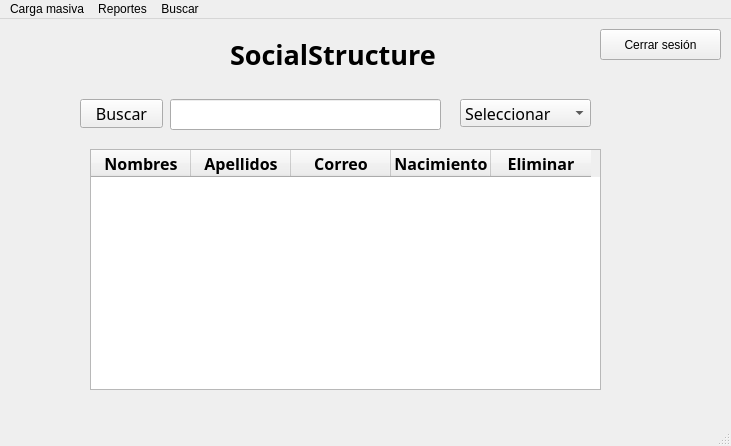
<?xml version="1.0" encoding="UTF-8"?>
<ui version="4.0">
 <class>AdminWindow</class>
 <widget class="QMainWindow" name="AdminWindow">
  <property name="geometry">
   <rect>
    <x>0</x>
    <y>0</y>
    <width>731</width>
    <height>446</height>
   </rect>
  </property>
  <property name="windowTitle">
   <string>MainWindow</string>
  </property>
  <widget class="QWidget" name="centralwidget">
   <widget class="QPushButton" name="pushButton">
    <property name="geometry">
     <rect>
      <x>600</x>
      <y>10</y>
      <width>121</width>
      <height>31</height>
     </rect>
    </property>
    <property name="text">
     <string>Cerrar sesión</string>
    </property>
   </widget>
   <widget class="QTableWidget" name="tableWidget_usuarios">
    <property name="geometry">
     <rect>
      <x>90</x>
      <y>130</y>
      <width>511</width>
      <height>241</height>
     </rect>
    </property>
    <property name="editTriggers">
     <set>QAbstractItemView::EditTrigger::NoEditTriggers</set>
    </property>
    <column>
     <property name="text">
      <string>Nombres</string>
     </property>
     <property name="font">
      <font>
       <family>Gill Sans MT</family>
       <pointsize>12</pointsize>
       <bold>true</bold>
      </font>
     </property>
    </column>
    <column>
     <property name="text">
      <string>Apellidos</string>
     </property>
     <property name="font">
      <font>
       <family>Gill Sans MT</family>
       <pointsize>12</pointsize>
       <bold>true</bold>
      </font>
     </property>
    </column>
    <column>
     <property name="text">
      <string>Correo</string>
     </property>
     <property name="font">
      <font>
       <family>Gill Sans MT</family>
       <pointsize>12</pointsize>
       <bold>true</bold>
      </font>
     </property>
    </column>
    <column>
     <property name="text">
      <string>Nacimiento</string>
     </property>
     <property name="font">
      <font>
       <family>Gill Sans MT</family>
       <pointsize>12</pointsize>
       <bold>true</bold>
      </font>
     </property>
    </column>
    <column>
     <property name="text">
      <string>Eliminar</string>
     </property>
     <property name="font">
      <font>
       <family>Gill Sans MT</family>
       <pointsize>12</pointsize>
       <bold>true</bold>
      </font>
     </property>
    </column>
   </widget>
   <widget class="QPushButton" name="pushButton_2">
    <property name="geometry">
     <rect>
      <x>80</x>
      <y>80</y>
      <width>83</width>
      <height>29</height>
     </rect>
    </property>
    <property name="font">
     <font>
      <family>Gill Sans MT</family>
      <pointsize>12</pointsize>
     </font>
    </property>
    <property name="text">
     <string>Buscar</string>
    </property>
   </widget>
   <widget class="QLineEdit" name="lineEdit">
    <property name="geometry">
     <rect>
      <x>170</x>
      <y>80</y>
      <width>271</width>
      <height>31</height>
     </rect>
    </property>
    <property name="text">
     <string/>
    </property>
   </widget>
   <widget class="QComboBox" name="comboBox">
    <property name="geometry">
     <rect>
      <x>460</x>
      <y>80</y>
      <width>131</width>
      <height>28</height>
     </rect>
    </property>
    <property name="font">
     <font>
      <family>Gill Sans MT</family>
      <pointsize>12</pointsize>
     </font>
    </property>
    <item>
     <property name="text">
      <string>Seleccionar</string>
     </property>
    </item>
    <item>
     <property name="text">
      <string>Preorden</string>
     </property>
    </item>
    <item>
     <property name="text">
      <string>Inorden</string>
     </property>
    </item>
    <item>
     <property name="text">
      <string>Postorden</string>
     </property>
    </item>
   </widget>
   <widget class="QLabel" name="label">
    <property name="geometry">
     <rect>
      <x>230</x>
      <y>-10</y>
      <width>431</width>
      <height>91</height>
     </rect>
    </property>
    <property name="font">
     <font>
      <family>Cascadia Mono SemiBold</family>
      <pointsize>20</pointsize>
      <bold>true</bold>
     </font>
    </property>
    <property name="text">
     <string>SocialStructure</string>
    </property>
   </widget>
  </widget>
  <widget class="QMenuBar" name="menubar">
   <property name="geometry">
    <rect>
     <x>0</x>
     <y>0</y>
     <width>731</width>
     <height>25</height>
    </rect>
   </property>
   <widget class="QMenu" name="menuCarga_masiva">
    <property name="title">
     <string>Carga masiva</string>
    </property>
    <addaction name="actionCargar_usuarios"/>
    <addaction name="actionCargar_solicitudes"/>
    <addaction name="actionCargarPublicaciones"/>
   </widget>
   <widget class="QMenu" name="menuReportes">
    <property name="title">
     <string>Reportes</string>
    </property>
    <addaction name="actionUsuarios"/>
    <addaction name="actionPublicaciones"/>
   </widget>
   <widget class="QMenu" name="menuBuscar">
    <property name="title">
     <string>Buscar</string>
    </property>
   </widget>
   <addaction name="menuCarga_masiva"/>
   <addaction name="menuReportes"/>
   <addaction name="menuBuscar"/>
  </widget>
  <widget class="QStatusBar" name="statusbar"/>
  <action name="actionCargar_usuarios">
   <property name="text">
    <string>Cargar usuarios</string>
   </property>
  </action>
  <action name="actionCargar_solicitudes">
   <property name="text">
    <string>Cargar solicitudes</string>
   </property>
  </action>
  <action name="actionCargarPublicaciones">
   <property name="text">
    <string>Cargar publicaciones</string>
   </property>
  </action>
  <action name="actionUsuarios">
   <property name="text">
    <string>Reporte usuarios</string>
   </property>
  </action>
  <action name="actionPublicaciones">
   <property name="text">
    <string>Reporte publicaciones</string>
   </property>
  </action>
 </widget>
 <resources/>
 <connections/>
</ui>
